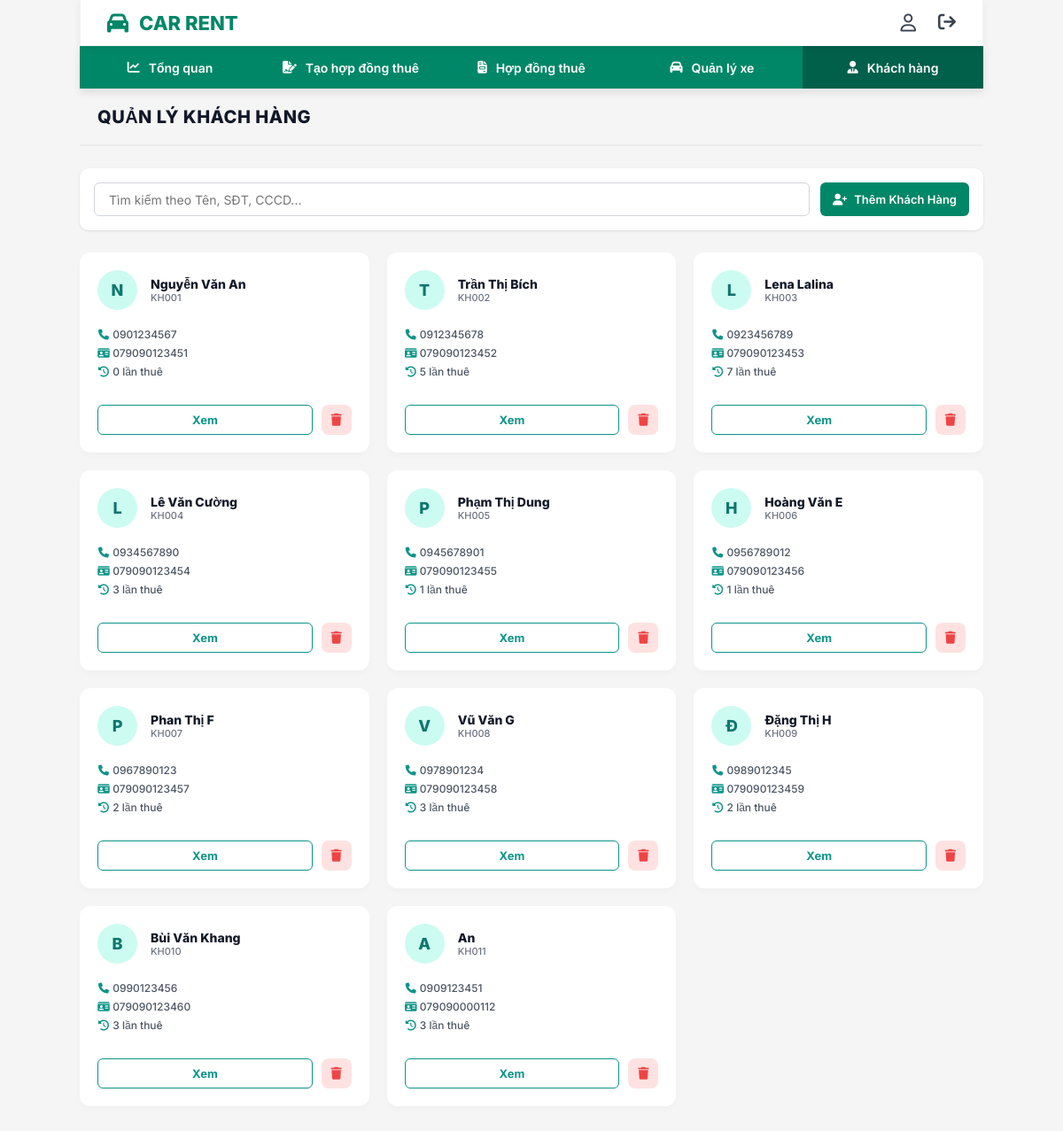
Screenshot of /khach-hang/ (signed in) with the database file from the repository.
### customers/models.py (models this page shows, shortened)
class KhachHang(models.Model):
    ma_kh = models.CharField(max_length=10, primary_key=True, verbose_name="Mã khách hàng")
    ho_ten = models.CharField(max_length=100, verbose_name="Họ và tên")
    so_dien_thoai = models.CharField(max_length=15, verbose_name="Số điện thoại")
    cccd = models.CharField(max_length=20, unique=True, verbose_name="CCCD/CMND")
    class Meta:
        db_table = 'KHACHHANG'
        verbose_name = "Khách hàng"
        verbose_name_plural = "Danh sách khách hàng"

### customers/views.py (the view)
# urls.py: path('', views.customer_list, name='list'),
@login_required(login_url='/login/')
def customer_list(request):
    customers = KhachHang.objects.annotate(so_lan_thue=Count('hopdong')).order_by('ma_kh')
    last_customer = KhachHang.objects.order_by('-ma_kh').first()
    if last_customer:
        try:
            last_num = int(last_customer.ma_kh[2:])
            next_id = f"KH{last_num + 1:03d}"
        except ValueError:
            next_id = "KH001"
    else:
        next_id = "KH001"
    context = {
        'customers': customers,
        'active_page': 'khach-hang',
        'next_kh_id': next_id
    }
    return render(request, 'customers/list.html', context)

### customers/templates/customers/list.html (shortened to what this page needs)
{% extends 'base.html' %}
{% load static %}
{% block extra_css %}
<link rel="stylesheet" href="{% static 'css/customers.css' %}">
{% endblock %}
{% block content %}
<div id="view-khach-hang" class="view-section active">
    <div class="view-header" style="background-color: transparent; padding: 0 20px;">
        <div class="view-header-left">
            <h2 class="section-title">QUẢN LÝ KHÁCH HÀNG</h2>
        </div>
    </div>
    <div class="kh-search-wrapper" style="display: flex; gap: 12px; align-items: center; margin-bottom: 25px; background: white; padding: 16px; border-radius: 10px; box-shadow: 0 1px 3px rgba(0,0,0,0.1);">
        <input type="text" class="kh-search-input" placeholder="Tìm kiếm theo Tên, SĐT, CCCD..." style="flex: 1; height: 38px;">
        <button class="btn-primary" id="btn-add-customer" data-next-id="{{ next_kh_id }}" onclick="openCustomerModal('add')" style="height: 38px; white-space: nowrap;">
            <i class="fa-solid fa-user-plus"></i> Thêm Khách Hàng
        </button>
    </div>
    <div class="customer-grid" id="customer-grid-container">
        {% for kh in customers %}
        <div class="customer-card fade-change">
            <div class="customer-header">
                <div class="avatar-circle avatar-bg-green">{{ kh.ho_ten|slice:":1" }}</div>
                <div>
                    <div class="customer-name">{{ kh.ho_ten }}</div>
                    <div class="customer-id">{{ kh.ma_kh }}</div>
                </div>
            </div>
            <div class="customer-info-list" style="margin-top: 5px;">
                <div><i class="fa-solid fa-phone"></i> {{ kh.so_dien_thoai }}</div>
                <div><i class="fa-solid fa-id-card"></i> {{ kh.cccd }}</div>
                <div><i class="fa-solid fa-clock-rotate-left"></i> {{ kh.so_lan_thue }} lần thuê</div>
            </div>
            <div class="customer-actions" style="display: flex; gap: 10px; align-items: center; margin-top: 15px;">
                <button class="btn-outline-view" style="flex: 1;"
                    onclick="openCustomerModal('edit', '{{ kh.ma_kh }}', '{{ kh.ho_ten }}', '{{ kh.so_dien_thoai }}', '{{ kh.cccd }}')">
                    Xem
                </button>
                <button class="btn-action-delete" title="Xóa" onclick="deleteCustomer('{{ kh.ma_kh }}')">
                    <i class="fa-solid fa-trash"></i>
                </button>
            </div>
        </div>
        {% empty %}
        <div class="empty-state" style="grid-column: span 4; padding: 50px;">
            <i class="fa-solid fa-users-slash"></i>
            <p>Chưa có khách hàng nào trong hệ thống.</p>
        </div>
        {% endfor %}
    </div>
</div>
{% endblock %}

### static/css/common.css (style rules this page uses)
:root { --primary-color: #008767; --primary-hover: #007054; --bg-color: #f5f5f5; --text-dark: #111827; --text-gray: #6b7280; --border-color: #e5e7eb; }
html { scroll-behavior: smooth; scroll-padding-top: 120px; }
* { margin: 0; padding: 0; box-sizing: border-box; font-family: 'Inter', sans-serif; }
body { background-color: var(--bg-color); min-height: 100vh; display: flex; flex-direction: column; }
.view-section { display: block; }
.view-header { display: flex; justify-content: space-between; align-items: center; position: sticky; top: 100px; z-index: 998; background-color: var(--bg-color); height: 65px; margin-top: 0; margin-bottom: 25px; border-bottom: 2px solid rgba(0, 0, 0, 0.03); padding: 0 30px; }
.view-header-left { display: flex; align-items: center; gap: 15px; }
.view-header .section-title { margin-bottom: 0 !important; position: static !important; padding: 0 !important; margin-top: 0 !important; white-space: nowrap; }
h2.section-title { font-size: 20px; margin-bottom: 0; text-transform: uppercase; color: var(--text-dark); font-weight: 800; letter-spacing: 0.5px; }
.btn-primary { background-color: var(--primary-color); color: white; border: none; padding: 8px 14px; border-radius: 6px; font-weight: 600; font-size: 13px; cursor: pointer; transition: background 0.2s; display: inline-flex; align-items: center; justify-content: center; gap: 8px; }
.btn-action-delete { width: 34px; height: 34px; background-color: #fee2e2 !important; color: #ef4444 !important; border: none !important; border-radius: 8px !important; display: inline-flex; align-items: center; justify-content: center; cursor: pointer; transition: all 0.2s; font-size: 14px; }
.btn-outline-view { padding: 8px 16px; background-color: transparent; color: #0d9488; border: 1px solid #0d9488; border-radius: 6px; font-weight: 700; font-size: 13px; cursor: pointer; transition: all 0.2s; display: inline-flex; align-items: center; justify-content: center; gap: 6px; }
.fade-change { animation: fadeIn 0.3s ease-in; }

### static/css/customers.css (style rules this page uses)
.kh-search-wrapper { margin-bottom: 25px; display: flex; gap: 15px; }
.kh-search-input { flex: 1; padding: 12px 16px; border: 1px solid #d1d5db; border-radius: 6px; font-size: 14px; outline: none; transition: border-color 0.2s; }
.customer-grid { display: grid; grid-template-columns: repeat(4, 1fr); gap: 20px; }
.customer-card { background: #ffffff; border-radius: 12px; padding: 20px; box-shadow: 0 4px 6px rgba(0, 0, 0, 0.02); display: flex; flex-direction: column; gap: 15px; transition: transform 0.2s, box-shadow 0.2s; }
.customer-header { display: flex; align-items: center; gap: 15px; }
.avatar-circle { width: 45px; height: 45px; border-radius: 50%; display: flex; align-items: center; justify-content: center; font-size: 18px; font-weight: 800; color: #0f766e; }
.avatar-bg-green { background-color: #ccfbf1; }
.customer-name { font-size: 14px; font-weight: 800; color: #111827; }
.customer-id { font-size: 11px; color: #6b7280; font-weight: 500; }
.customer-info-list { display: flex; flex-direction: column; gap: 6px; font-size: 12px; color: #4b5563; font-weight: 500; }
.customer-info-list i { color: #0d9488; width: 14px; text-align: center; }
.customer-actions { display: flex; gap: 10px; margin-top: 5px; }
@media (max-width: 1200px) { .customer-grid { grid-template-columns: repeat(3, 1fr); } }

### rows the page displays
KhachHang: ho_ten "N", ho_ten "Nguyễn Văn An", ma_kh "KH001", so_dien_thoai "0901234567", cccd "079090123451", so_lan_thue "0"
KhachHang: ho_ten "T", ho_ten "Trần Thị Bích", ma_kh "KH002", so_dien_thoai "0912345678", cccd "079090123452", so_lan_thue "5"
KhachHang: ho_ten "L", ho_ten "Lena Lalina", ma_kh "KH003", so_dien_thoai "0923456789", cccd "079090123453", so_lan_thue "7"
KhachHang: ho_ten "L", ho_ten "Lê Văn Cường", ma_kh "KH004", so_dien_thoai "0934567890", cccd "079090123454", so_lan_thue "3"
KhachHang: ho_ten "P", ho_ten "Phạm Thị Dung", ma_kh "KH005", so_dien_thoai "0945678901", cccd "079090123455", so_lan_thue "1"
KhachHang: ho_ten "H", ho_ten "Hoàng Văn E", ma_kh "KH006", so_dien_thoai "0956789012", cccd "079090123456", so_lan_thue "1"
KhachHang: ho_ten "P", ho_ten "Phan Thị F", ma_kh "KH007", so_dien_thoai "0967890123", cccd "079090123457", so_lan_thue "2"
KhachHang: ho_ten "V", ho_ten "Vũ Văn G", ma_kh "KH008", so_dien_thoai "0978901234", cccd "079090123458", so_lan_thue "3"
KhachHang: ho_ten "Đ", ho_ten "Đặng Thị H", ma_kh "KH009", so_dien_thoai "0989012345", cccd "079090123459", so_lan_thue "2"
KhachHang: ho_ten "B", ho_ten "Bùi Văn Khang", ma_kh "KH010", so_dien_thoai "0990123456", cccd "079090123460", so_lan_thue "3"
KhachHang: ho_ten "A", ho_ten "An", ma_kh "KH011", so_dien_thoai "0909123451", cccd "079090000112", so_lan_thue "3"
